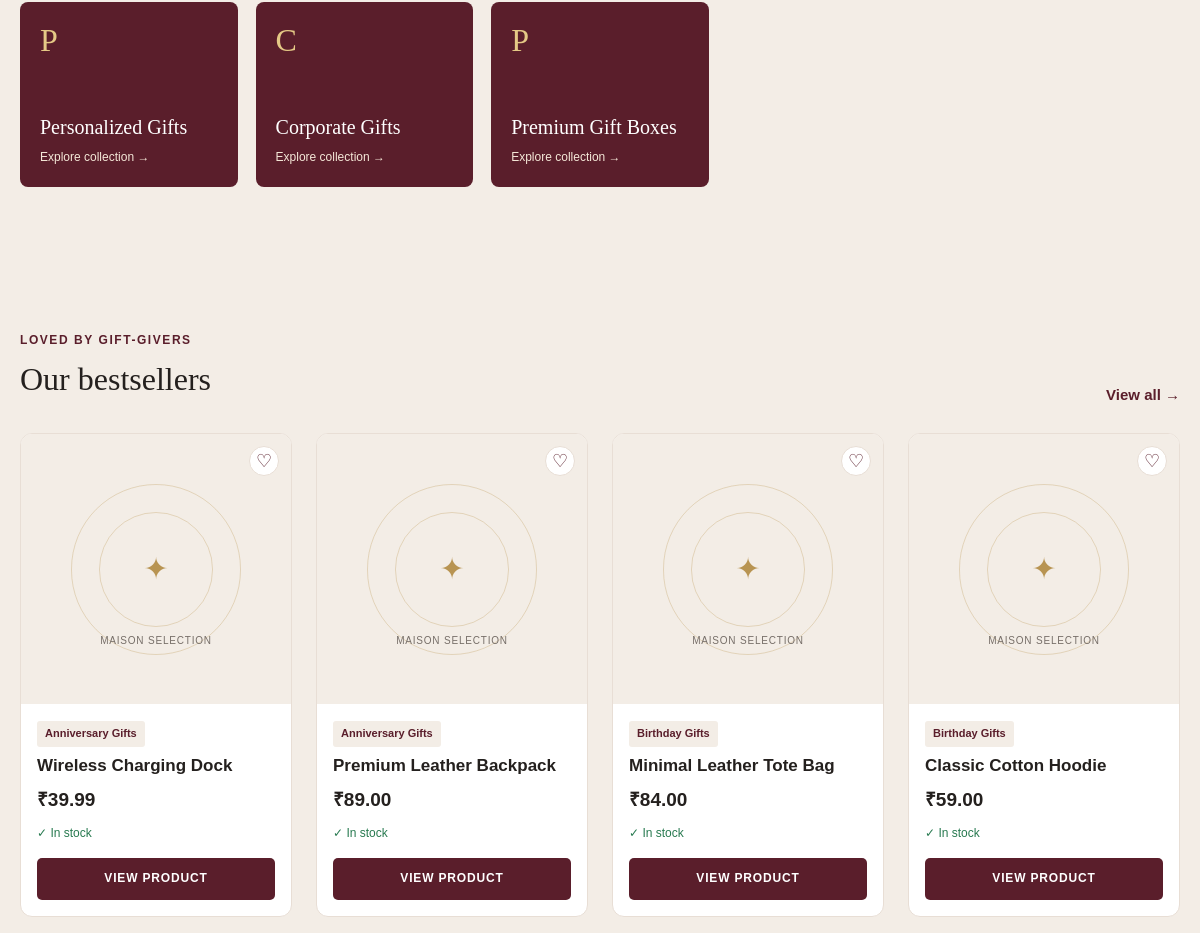
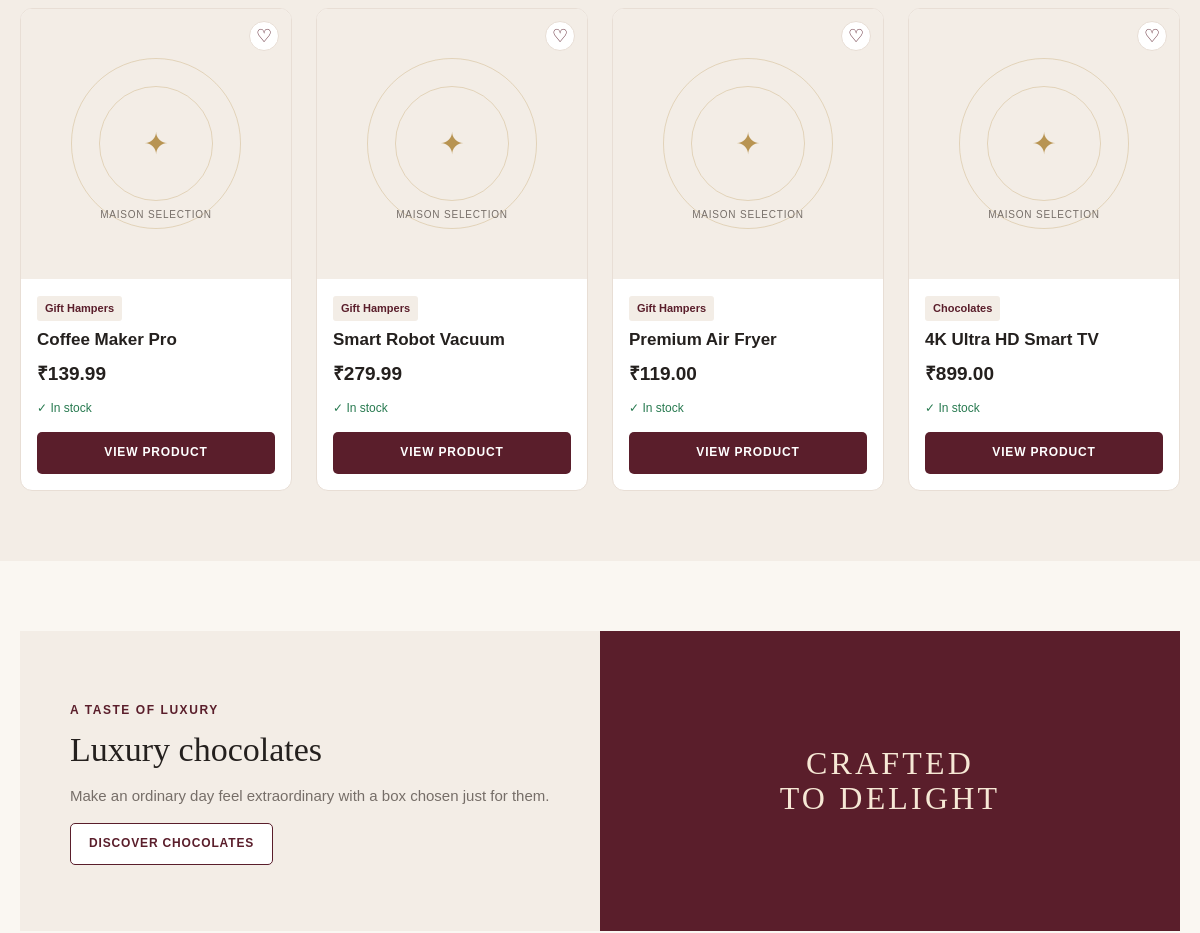
Before: / (middle part) with the older database file (2 pictures, top to bottom).
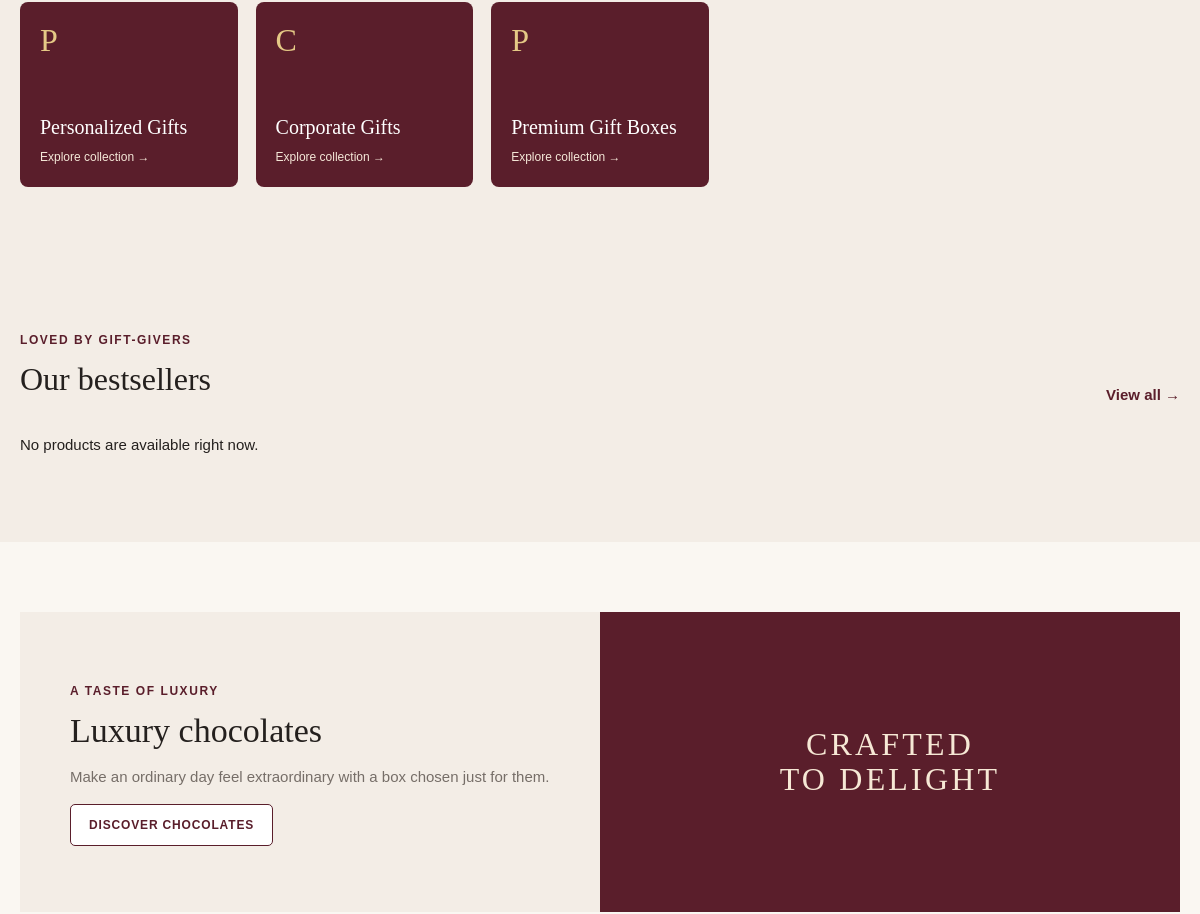
After: the same page with the newer database file.
### tables this page shows
CREATE TABLE categories (
    id INT UNSIGNED NOT NULL AUTO_INCREMENT,
    name VARCHAR(120) NOT NULL,
    slug VARCHAR(120) NOT NULL,
    description TEXT,
    created_at TIMESTAMP DEFAULT CURRENT_TIMESTAMP,
    PRIMARY KEY (id),
    UNIQUE KEY uq_categories_slug (slug),
    KEY idx_categories_name (name)
);

CREATE TABLE products (
    id INT UNSIGNED NOT NULL AUTO_INCREMENT,
    category_id INT UNSIGNED NOT NULL,
    occasion VARCHAR(120) DEFAULT NULL,
    name VARCHAR(180) NOT NULL,
    slug VARCHAR(180) NOT NULL,
    description TEXT,
    price DECIMAL(10,2) NOT NULL,
    mrp DECIMAL(10,2) DEFAULT NULL,
    discount DECIMAL(5,2) DEFAULT NULL,
    stock INT NOT NULL DEFAULT 0,
    image VARCHAR(255) DEFAULT NULL,
    status ENUM('active', 'inactive') NOT NULL DEFAULT 'active',
    created_at TIMESTAMP DEFAULT CURRENT_TIMESTAMP,
    updated_at TIMESTAMP DEFAULT CURRENT_TIMESTAMP ON UPDATE CURRENT_TIMESTAMP,
    PRIMARY KEY (id),
    UNIQUE KEY uq_products_slug (slug),
    KEY idx_category_id (category_id),
    KEY idx_status (status),
    CONSTRAINT fk_products_category FOREIGN KEY (category_id) REFERENCES categories(id)
        ON UPDATE CASCADE
        ON DELETE RESTRICT
);

### includes/functions.php (called while the page is built, shortened)
<?php
function e(string $value): string
{
    return htmlspecialchars($value, ENT_QUOTES, 'UTF-8');
}
function site_url(string $path = ''): string
{
    return '/ecommerce/' . ltrim($path, '/');
}
function asset_url(string $path = ''): string
{
    return site_url('assets/' . ltrim($path, '/'));
}
function product_image_url(?string $path): string
{
    $path = ltrim((string) $path, '/');
    $relativePath = strpos($path, 'assets/') === 0 ? $path : 'assets/' . $path;
    if (!is_file(__DIR__ . '/../' . str_replace(['/', '\\'], DIRECTORY_SEPARATOR, $relativePath))) {
        return '';
    }
    return strpos($path, 'assets/') === 0 ? site_url($path) : asset_url($path);
}
function format_price(float $amount): string
{
    return '₹' . number_format($amount, 2, '.', ',');
}

### index.php (the view, shortened to what this page needs)
<?php
$pdo = get_db_connection();
$products = [];
$categories = [];
if ($pdo) {
    try {
        $categories = $pdo->query('SELECT id, name, slug, description FROM categories ORDER BY id DESC LIMIT 8')->fetchAll();
        $categories = array_reverse($categories);
        $stmt = $pdo->prepare(
            'SELECT products.*, categories.name AS category_name
             FROM products INNER JOIN categories ON products.category_id = categories.id
             WHERE products.status = :status ORDER BY products.id DESC LIMIT 8'
        );
        $stmt->execute(['status' => 'active']);
        $products = $stmt->fetchAll();
    } catch (PDOException $e) {
        error_log('Homepage query failed: ' . $e->getMessage());
    }
}
require_once __DIR__ . '/includes/header.php';
?>
<section class="section-spacing category-section">
    <div class="container">
        <div class="category-feature-grid">
            <?php foreach ($categories as $category): ?>
                <a class="category-feature-card" href="<?= e(site_url('products.php?category=' . rawurlencode($category['slug']))); ?>"><span><?= e(substr($category['name'], 0, 1)); ?></span><strong><?= e($category['name']); ?></strong><small>Explore collection →</small></a>
            <?php endforeach; ?>
        </div>
    </div>
</section>
<section class="section-spacing soft-section">
    <div class="container">
        <div class="section-heading inline-heading"><div><span class="eyebrow">Loved by gift-givers</span><h2>Our bestsellers</h2></div><a class="inline-link" href="<?= e(site_url('products.php')); ?>">View all →</a></div>
        <?php if ($products): ?>
            <div class="product-grid">
                <?php foreach ($products as $product): ?>
                    <?php $imageUrl = product_image_url($product['image'] ?? null); $stock = (int) $product['stock']; $mrp = (float) ($product['mrp'] ?? 0); $discount = product_discount($mrp, (float) $product['price']); ?>
                    <article class="product-card">
                        <div class="product-image-wrap"><button class="wishlist-button" type="button" aria-label="Add <?= e($product['name']); ?> to wishlist">♡</button><?php if ($imageUrl): ?><img src="<?= e($imageUrl); ?>" alt="<?= e($product['name']); ?>" loading="lazy" onerror="this.style.display='none'; this.parentElement.classList.add('fallback-image');"><?php else: ?><div class="fallback-image"><span aria-hidden="true">✦</span><small>Maison selection</small></div><?php endif; ?></div>
                        <div class="product-details"><span class="product-category"><?= e($product['category_name']); ?></span><h3><?= e($product['name']); ?></h3><div class="price-row"><strong><?= e(format_price((float) $product['price'])); ?></strong><?php if ($mrp > (float) $product['price']): ?><del><?= e(format_price($mrp)); ?></del><b><?= e((string) (int) $discount); ?>% OFF</b><?php endif; ?></div><p class="product-stock <?= $stock === 0 ? 'is-out' : ''; ?>"><?= $stock > 0 ? '✓ In stock' : 'Out of stock'; ?></p><a class="btn btn-primary product-card-button" href="<?= e(site_url('product.php?id=' . (int) $product['id'])); ?>">View Product</a></div>
                    </article>
                <?php endforeach; ?>
            </div>
        <?php else: ?><p class="empty-state">No products are available right now.</p><?php endif; ?>
    </div>
</section>
<section class="section-spacing chocolate-highlight">
    <div class="container split-promo"><div><span class="eyebrow">A taste of luxury</span><h2>Luxury chocolates</h2><p>Make an ordinary day feel extraordinary with a box chosen just for them.</p><a class="btn btn-secondary" href="<?= e(site_url('products.php?search=chocolate')); ?>">Discover chocolates</a></div><div class="split-promo-art"><span>crafted<br>to delight</span></div></div>
</section>
<?php require_once __DIR__ . '/includes/footer.php'; ?>

Changed rows visible on the page:
removed products: shows "MAISON SELECTION", category.name "Anniversary Gifts", name "Wireless Charging Dock", price "₹39.99", stock "✓ In stock"
removed products: shows "MAISON SELECTION", category.name "Anniversary Gifts", name "Premium Leather Backpack", price "₹89.00", stock "✓ In stock"
removed products: shows "MAISON SELECTION", category.name "Birthday Gifts", name "Minimal Leather Tote Bag", price "₹84.00", stock "✓ In stock"
removed products: shows "MAISON SELECTION", category.name "Birthday Gifts", name "Classic Cotton Hoodie", price "₹59.00", stock "✓ In stock"
removed products: shows "MAISON SELECTION", category.name "Gift Hampers", name "Coffee Maker Pro", price "₹139.99", stock "✓ In stock"
removed products: shows "MAISON SELECTION", category.name "Gift Hampers", name "Smart Robot Vacuum", price "₹279.99", stock "✓ In stock"
removed products: shows "MAISON SELECTION", category.name "Gift Hampers", name "Premium Air Fryer", price "₹119.00", stock "✓ In stock"
removed products: shows "MAISON SELECTION", category.name "Chocolates", name "4K Ultra HD Smart TV", price "₹899.00", stock "✓ In stock"
Other visible differences:
text now shown: "No products are available right now."
